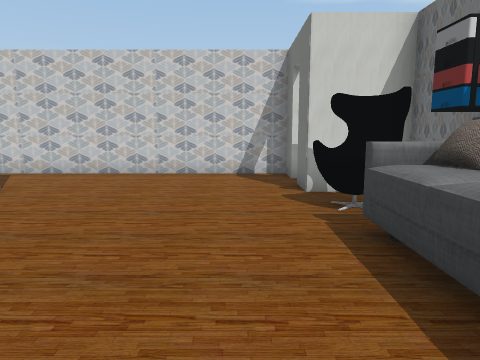
view 1 (above)

16 first-person views from a walk through a Unity game level. The camera is 1.3 m above the floor, tilts 8° down and sees 70° across. The floor is counted in squares, 1 m on a side. Each view is taken from the middle of a square. On the plan, view 1 faces up. The plan holds only what a view shows up to about 15 squares ahead; the rest is blank. The place goes on beyond the plan. The player is left out. Some surface patterns are stand-ins.

view 2
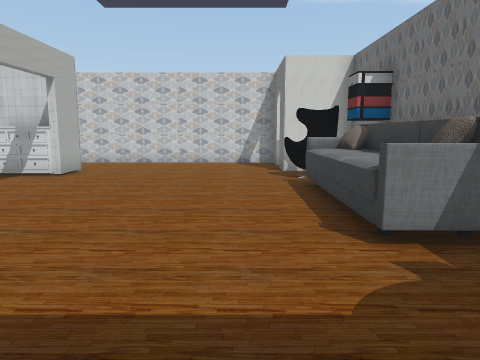

view 3
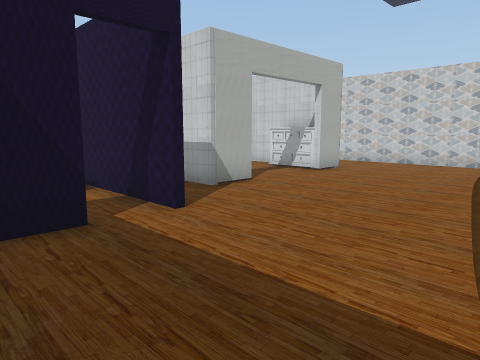

view 4
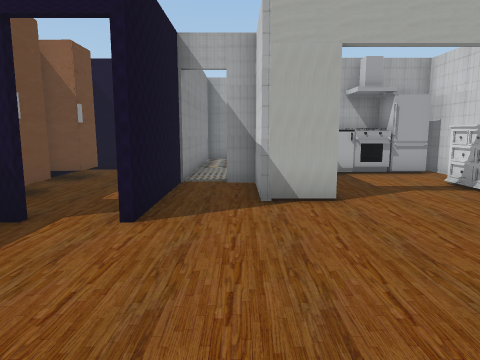

view 5
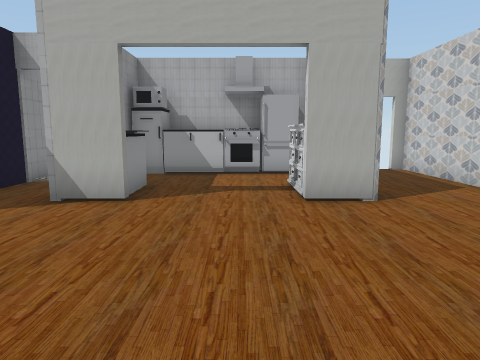

view 6
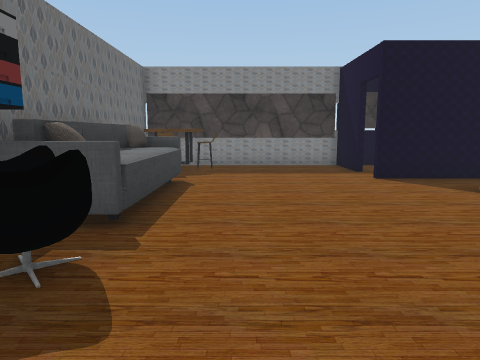

view 7
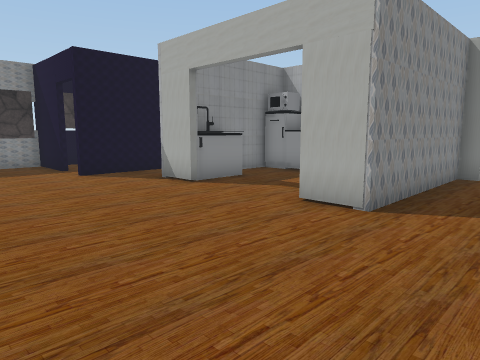

view 8
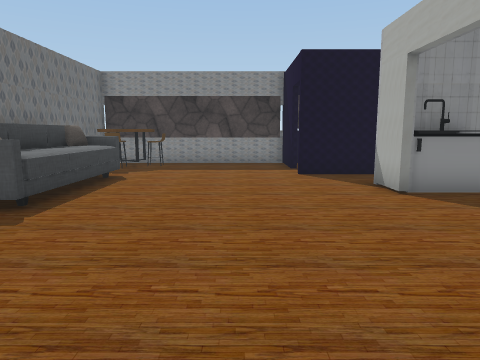

view 9
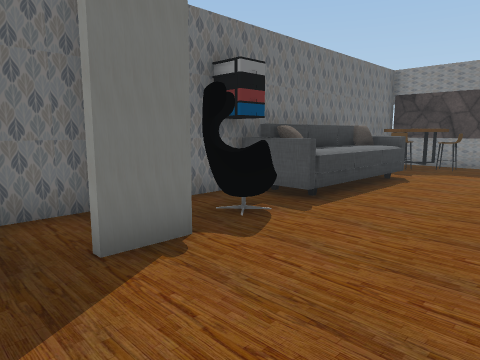

view 10
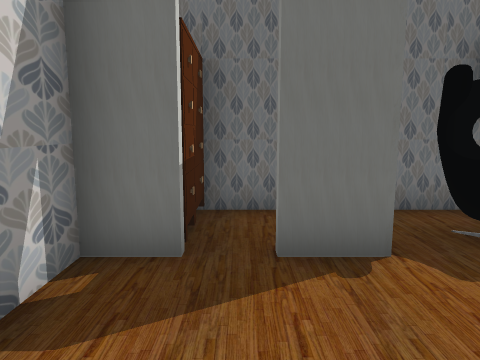

view 11
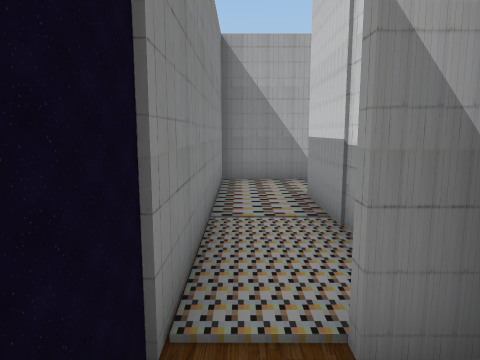

view 12
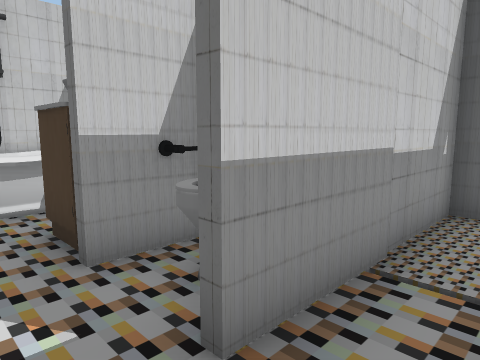

view 13
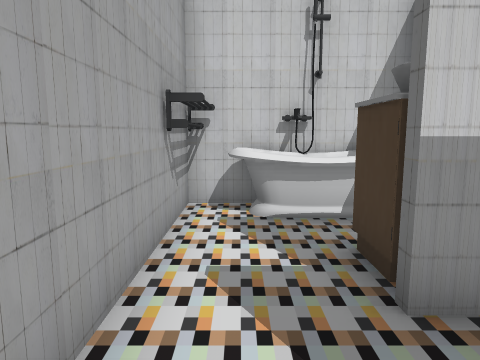

view 14
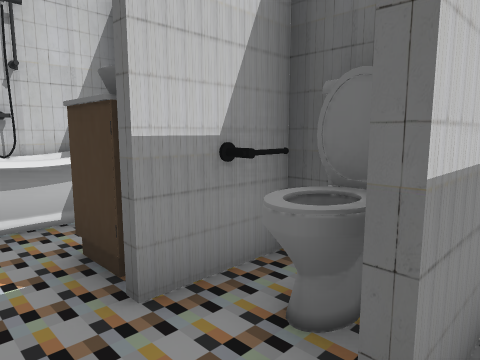

view 15
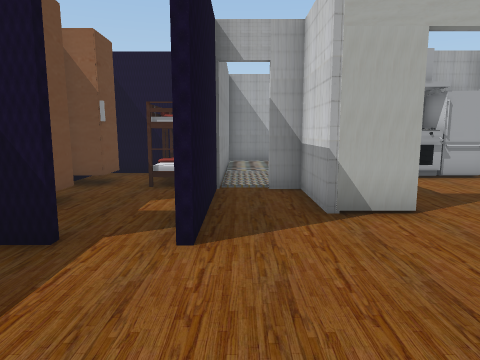

view 16
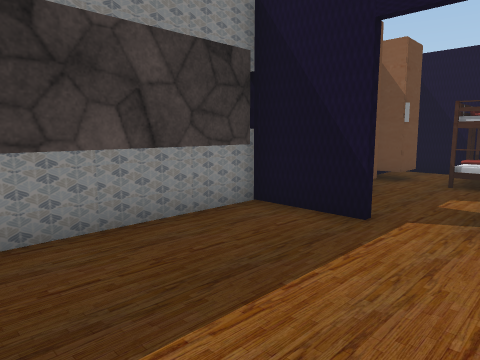

### Floor plan
Points are (right, up) in squares from view 1. A wall is a line through its corners. A room is listed if a view was taken in it or the views show most of it. See-through windows are left out.
Room 1 (views 1, 2, 3, 4, 5, 6, 7, 8, 9, 10, 11, 15, 16)
walls: (-7.8, 1.5) (-7.8, 0.6); (-7.4, 7.2) (-9.5, 7.2); (-3.8, -2.1) (-3.8, -4.4) (3.6, -4.4) (3.6, 7.4) (1.4, 7.4) (1.4, 8.6); (-7.5, -0.5) (-3.8, -0.5); (-9.5, 1.6) (-7.1, 1.6); (3.6, 7.8) (3.6, 9.6); (1.5, 10.7) (-10.9, 10.7) (-10.9, 10.2); (-10.9, 5.8) (-10.9, 2.6); (-10.9, 8.1) (-10.9, 7.6) (-7.4, 7.6)
ways out: opening at (-8.5, 1); gap at (-11, 8); gap at (-4, -2)
objects: other object (-10, 2) to (-10, 3); other object (-10, 4); other object (-10, 5); other object (-10, 6); other object (-10, 7); other object (-7, 2) to (-6, 3); other object (-7, 3); other object (-7, 6) to (-6, 7); other object (1, -3) to (3, -2); other object (1, 5) to (3, 6); other object (2, -4) to (3, -3); other object (2, 0) to (3, 4); other object (2, 10); other object (3, 4) to (3, 5); other object (3, 10)
Room 2 (views 12, 13, 14)
walls: (-11, 2.8) (-11, 3.3); (-10.5, 1.3) (-12.9, 1.3); (-13.5, 7.2) (-14.9, 7.2) (-14.9, -0.5) (-10.4, -0.5)
ways out: opening at (-11.5, 0)
objects: other object (-14, 6) to (-12, 7); other object (-13, 7); other object (-12, 2); other object (-12, 3); other object (-12, 4)

Where each view was taken, in squares from view 1:
view 1: 0 up, 0 right, facing up
view 2: 4 down, 0 right, facing up
view 3: 4 down, 1 right, facing up-left
view 4: 1 up, 1 right, facing left
view 5: 5 up, 1 right, facing left
view 6: 9 up, 0 right, facing down
view 7: 10 up, 0 right, facing down-left
view 8: 10 up, 2 left, facing down
view 9: 10 up, 2 left, facing down-right
view 10: 9 up, 2 left, facing right
view 11: 0 up, 6 left, facing left
view 12: 0 up, 14 left, facing up-right
view 13: 1 up, 14 left, facing up
view 14: 1 up, 14 left, facing up-right
view 15: 0 up, 0 right, facing left
view 16: 0 up, 1 right, facing down-left
